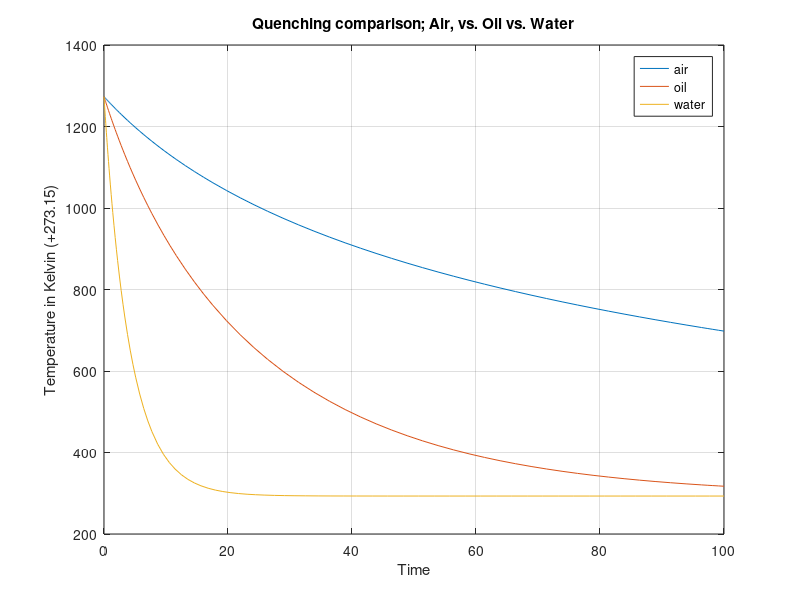

This chart was generated by the following MATLAB code:
clc;
clear;


% 1. Constants


T_init = 1000 + 273.15;   % 1000 C in Kelvin
T_env  = 20 + 273.15;     % 20 C in Kelvin
m      = 1.5;             % mass
A      = 0.08;            % surface area
c      = 460;             % specific heat of steel
ems    = 0.8;             % emissivity
sbc    = 5.67e-8;         % Stefan-Boltzmann constant

%heat transfer coefficients

h_air  = 25;
h_oil  = 300;
h_water = 2000;

% 2. the ode's

ode_air = @(t,T) -(((h_air * A) / (m * c)) * (T - T_env)) - ((( ems * sbc * A ) / ( m * c )) * ( T^4 - T_env^4));
ode_water = @(t,T) -(((h_water * A) / (m * c)) * (T - T_env)) - ((( ems * sbc * A ) / ( m * c )) * ( T^4 - T_env^4));
ode_oil = @(t,T) -(((h_oil * A) / (m * c)) * (T - T_env)) - ((( ems * sbc * A ) / ( m * c )) * ( T^4 - T_env^4));


% 3. computation of ode's

[time_steps_air , temp_steps_air] = ode45(ode_air, [0;100], T_init);
[time_steps_water, temp_steps_water] = ode45(ode_water, [0;100], T_init);
[time_steps_oil, temp_steps_oil] = ode45(ode_oil,[0;100],T_init);

% 4. plotting of the ode's

plot (time_steps_air,temp_steps_air);
hold on;
plot (time_steps_oil,temp_steps_oil);
plot (time_steps_water,temp_steps_water);
hold off;
xlabel('Time');
ylabel('Temperature in Kelvin (+273.15)');
title ('Quenching comparison; Air, vs. Oil vs. Water');
legend('air','oil','water');
grid on;
